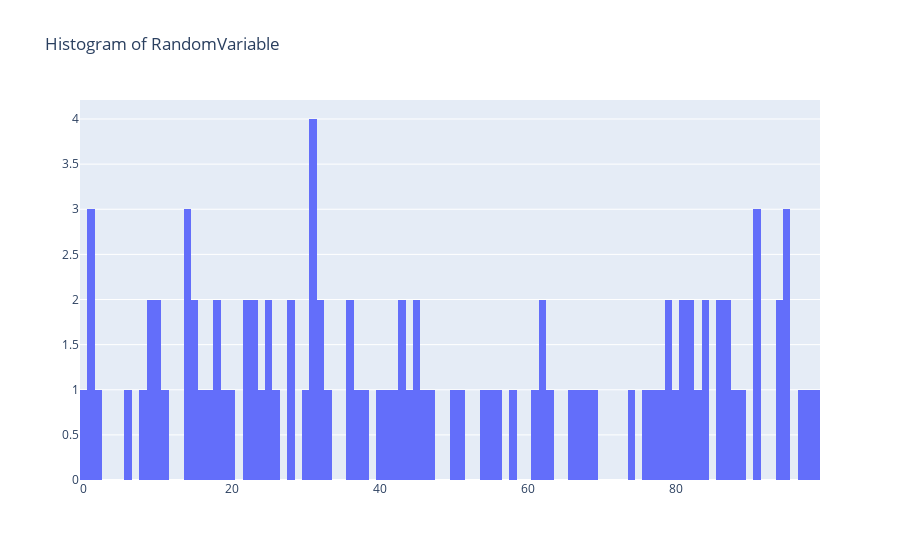

Notebook code cell kept with this figure:
### Markdown cell above
## 1.Basic
- 히스토그램은 x축에 데이터를 넣어준다
- 금융공학 -> 주가 모델링 -> 상품 가격 매길 때 (가정)

### Code cell
import numpy as np
import plotly.graph_objs as go

random_x = np.random.randint(0, 100, 100)

trace1 = go.Histogram(x = random_x, nbinsx = 100)

layout = go.Layout(title = 'Histogram of RandomVariable')

fig = go.Figure(data = trace1, layout = layout)
fig.show()

### Figure 1 — Plotly figure (JSON) as saved in the notebook; plotly's stock layout.template omitted (floating-point values rounded to 4 significant figures)
{"data": [{"nbinsx": 100, "type": "histogram", "x": [8, 95, 17, 63, 40, 80, 19, 25, 18, 61, 88, 25, 97, 2, 62, 82, 23, 56, 15, 50, 78, 51, 44, 62, 91, 14, 33, 14, 76, 15, 41, 84, 87, 79, 32, 31, 94, 86, 32, 24, 58, 26, 69, 86, 36, 23, 95, 84, 20, 98, 46, 10, 22, 31, 10, 18, 43, 74, 79, 81, 47, 67, 55, 22, 95, 99, 68, 36, 9, 9, 82, 45, 1, 45, 66, 94, 28, 91, 89, 83, 81, 1, 38, 14, 31, 6, 54, 91, 43, 31, 16, 30, 1, 0, 77, 11, 87, 28, 42, 37]}], "layout": {"title": {"text": "Histogram of RandomVariable"}}}
